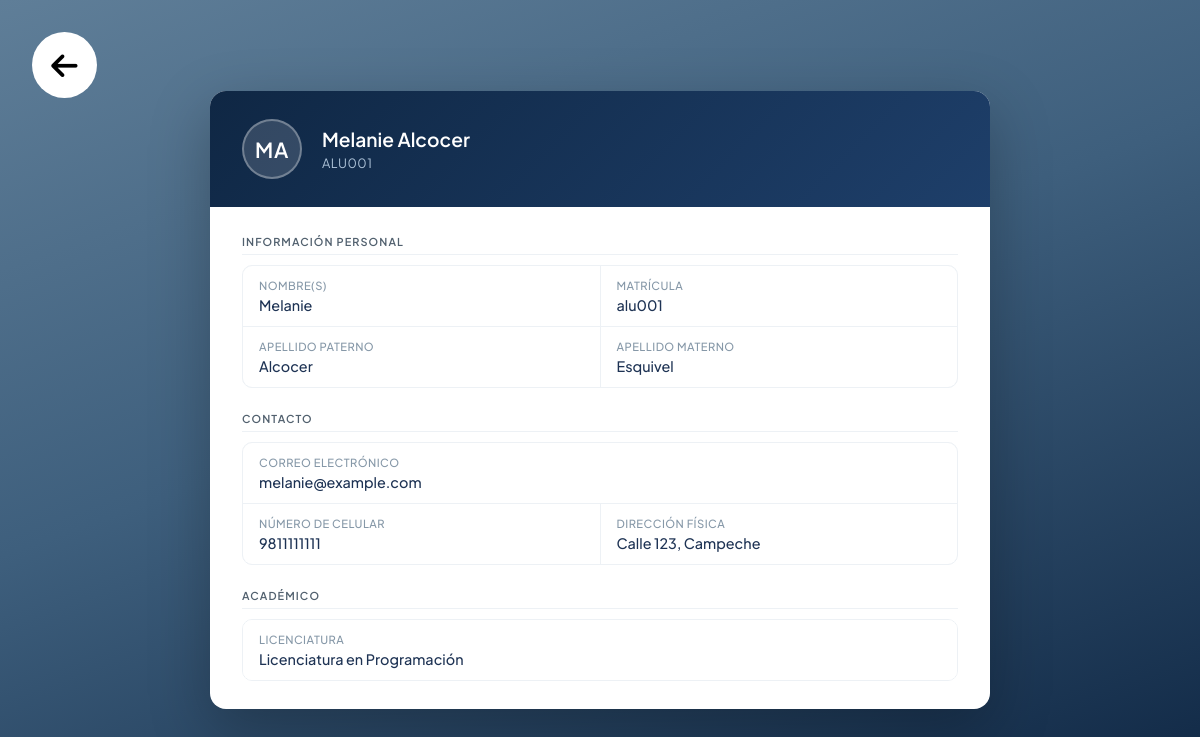
/components/datosGenerales.php?matricula=alu001 (signed in), run on the app's committed database.
### tables this page shows
CREATE TABLE `alumnos` (
  `id` int(11) NOT NULL,
  `nombre` varchar(50) NOT NULL,
  `apellido_paterno` varchar(50) NOT NULL,
  `apellido_materno` varchar(50) NOT NULL,
  `matricula` varchar(20) NOT NULL,
  `correo` varchar(100) NOT NULL,
  `contrasena` varchar(255) NOT NULL,
  `carrera` enum('programacion','sistemas-computacionales','derecho','contaduria','administracion','artes-culinarias') NOT NULL,
  `direccion` text NOT NULL,
  `celular` varchar(15) NOT NULL
);

### components/datosGenerales.php (the view, shortened to what this page needs)
<?php
require_once("../src/conexion.php");
$matricula = $_SESSION['matricula'];
$sql = "SELECT id, nombre, apellido_paterno, apellido_materno, matricula, correo, carrera, direccion, celular FROM alumnos WHERE matricula = ?";
$stmt = $conexion->prepare($sql);
$stmt->bind_param("s", $matricula);
$stmt->execute();
$resultado = $stmt->get_result();
function getNombreCarrera($carrera) {
    $carreras = array(
        'programacion' => 'Licenciatura en Programación',
        'sistemas-computacionales' => 'Licenciatura en Sistemas Computacionales',
        'derecho' => 'Licenciatura en Derecho',
        'contaduria' => 'Licenciatura en Contaduría',
        'administracion' => 'Licenciatura en Administración',
        'artes-culinarias' => 'Licenciatura en Artes Culinarias'
    );
    return isset($carreras[$carrera]) ? $carreras[$carrera] : $carrera;
}
?>
<!doctype html>
<html lang="en">
  <head>
    <link rel="stylesheet" href="../assets/css/datosGenerales.css" />
  </head>
  <body>
    <a href="../portal.php" class="regresar-btn">
      <i class="fa-solid fa-arrow-left"></i>
    </a>
    <main class="contenedor">
      <div class="tarjeta-perfil">
        <?php
        if ($resultado && $resultado->num_rows > 0) {
            $alumno = $resultado->fetch_assoc();
            $iniciales = strtoupper(substr($alumno['nombre'], 0, 1)) . strtoupper(substr($alumno['apellido_paterno'], 0, 1));
            $carrera_completa = getNombreCarrera($alumno['carrera']);
        ?>
        <div class="encabezado-perfil">
          <div class="avatar"><?php echo htmlspecialchars($iniciales); ?></div>
          <div>
            <p class="nombre-alumno"><?php echo htmlspecialchars($alumno['nombre'] . ' ' . $alumno['apellido_paterno']); ?></p>
            <p class="matricula-alumno"><?php echo htmlspecialchars($alumno['matricula']); ?></p>
          </div>
        </div>
        <div class="cuerpo-perfil">
          <div class="bloque-seccion">
            <p class="titulo-seccion">Información personal</p>
            <div class="cuadricula-campos">
              <div class="campo">
                <p class="etiqueta-campo">Nombre(s)</p>
                <p class="valor-campo"><?php echo htmlspecialchars($alumno['nombre']); ?></p>
              </div>
              <div class="campo">
                <p class="etiqueta-campo">Matrícula</p>
                <p class="valor-campo"><?php echo htmlspecialchars($alumno['matricula']); ?></p>
              </div>
              <div class="campo">
                <p class="etiqueta-campo">Apellido paterno</p>
                <p class="valor-campo"><?php echo htmlspecialchars($alumno['apellido_paterno']); ?></p>
              </div>
              <div class="campo">
                <p class="etiqueta-campo">Apellido materno</p>
                <p class="valor-campo <?php echo empty($alumno['apellido_materno']) ? 'vacio' : ''; ?>"><?php echo htmlspecialchars($alumno['apellido_materno'] ?? 'No registrado'); ?></p>
              </div>
            </div>
          </div>
          <div class="bloque-seccion">
            <p class="titulo-seccion">Contacto</p>
            <div class="cuadricula-campos">
              <div class="campo ancho-completo">
                <p class="etiqueta-campo">Correo electrónico</p>
                <p class="valor-campo"><?php echo htmlspecialchars($alumno['correo']); ?></p>
              </div>
              <div class="campo">
                <p class="etiqueta-campo">Número de celular</p>
                <p class="valor-campo <?php echo empty($alumno['celular']) ? 'vacio' : ''; ?>"><?php echo htmlspecialchars($alumno['celular'] ?? 'No registrado'); ?></p>
              </div>
              <div class="campo">
                <p class="etiqueta-campo">Dirección física</p>
                <p class="valor-campo <?php echo empty($alumno['direccion']) ? 'vacio' : ''; ?>"><?php echo htmlspecialchars($alumno['direccion'] ?? 'No registrado'); ?></p>
              </div>
            </div>
          </div>
          <div class="bloque-seccion">
            <p class="titulo-seccion">Académico</p>
            <div class="cuadricula-campos academico-div">
              <div class="campo ancho-completo">
                <p class="etiqueta-campo">Licenciatura</p>
                <p class="valor-campo"><?php echo htmlspecialchars($carrera_completa); ?></p>
              </div>
            </div>
          </div>
        </div>
        <?php } else { ?>
        <p>No se encontraron datos de alumnos.</p>
        <?php } ?>
      </div>
    </main>
  </body>
</html>

### assets/css/datosGenerales.css (style rules this page uses)
* { margin: 0; padding: 0; box-sizing: border-box; font-family: "Plus Jakarta Sans", sans-serif; }
body { font-family: "Plus Jakarta Sans", sans-serif; min-height: 100dvh; display: flex; align-items: center; justify-content: center; background: linear-gradient(160deg, #5f7e98 0%, #3e5f7d 45%, #0f2744 100%); }
.contenedor { width: 100%; max-width: 780px; }
.tarjeta-perfil { background: #ffffff; border-radius: 16px; overflow: hidden; box-shadow: 0 20px 60px rgba(0, 0, 0, 0.25); }
.encabezado-perfil { background: linear-gradient(135deg, #0f2744 0%, #1e3f6a 100%); padding: 1.75rem 2rem; display: flex; align-items: center; gap: 1.25rem; }
.avatar { width: 60px; height: 60px; min-width: 60px; border-radius: 50%; background: rgba(255, 255, 255, 0.15); border: 2px solid rgba(255, 255, 255, 0.3); display: flex; align-items: center; justify-content: center; font-size: 1.3rem; font-weight: 600; color: #fff; letter-spacing: 0.03em; }
.nombre-alumno { font-size: 1.2rem; font-weight: 600; color: #ffffff; margin-bottom: 4px; }
.matricula-alumno { font-size: 0.8rem; color: rgba(200, 220, 240, 0.85); font-weight: 400; letter-spacing: 0.04em; text-transform: uppercase; }
.cuerpo-perfil { padding: 1.75rem 2rem; display: flex; flex-direction: column; gap: 1.5rem; }
.titulo-seccion { font-size: 0.68rem; font-weight: 600; letter-spacing: 0.1em; text-transform: uppercase; color: #51606e; margin-bottom: 10px; padding-bottom: 6px; border-bottom: 1px solid #edf1f5; }
.cuadricula-campos { display: grid; grid-template-columns: 1fr 1fr; gap: 1px; background-color: #edf1f5; border: 1px solid #edf1f5; border-radius: 10px; overflow: hidden; }
.campo { background: #ffffff; padding: 12px 16px; transition: background 0.15s; }
.campo.ancho-completo { grid-column: 1 / -1; }
.etiqueta-campo { font-size: 0.7rem; font-weight: 500; color: #8698a8; letter-spacing: 0.04em; text-transform: uppercase; margin-bottom: 4px; }
.valor-campo { font-size: 0.9rem; font-weight: 500; color: #1e3354; }
.regresar-btn { background-color: #fff; color: #000; position: fixed; left: 2rem; top: 2rem; font-size: 30px; padding: 14px 1.2rem; border-radius: 100%; }

### data on the page
alumnos: iniciales "MA", nombre+apellido_paterno "Melanie Alcocer", matricula "ALU001", nombre "Melanie", matricula "alu001", apellido_paterno "Alcocer", apellido_materno "Esquivel", correo "melanie@example.com", celular "9811111111", direccion "Calle 123, Campeche", carrera "Licenciatura en Programación"
